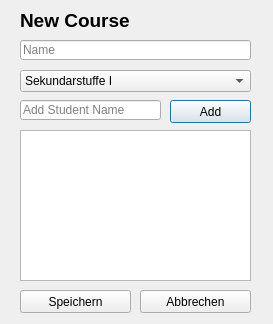
<?xml version="1.0" encoding="UTF-8"?>
<ui version="4.0">
 <class>new_course_dialog</class>
 <widget class="QDialog" name="new_course_dialog">
  <property name="geometry">
   <rect>
    <x>0</x>
    <y>0</y>
    <width>273</width>
    <height>324</height>
   </rect>
  </property>
  <property name="windowTitle">
   <string>Neuer Kurs</string>
  </property>
  <widget class="QLabel" name="label">
   <property name="geometry">
    <rect>
     <x>20</x>
     <y>10</y>
     <width>121</width>
     <height>21</height>
    </rect>
   </property>
   <property name="font">
    <font>
     <pointsize>14</pointsize>
     <weight>75</weight>
     <bold>true</bold>
    </font>
   </property>
   <property name="text">
    <string>New Course</string>
   </property>
  </widget>
  <widget class="QLineEdit" name="name_input">
   <property name="geometry">
    <rect>
     <x>20</x>
     <y>40</y>
     <width>231</width>
     <height>20</height>
    </rect>
   </property>
   <property name="placeholderText">
    <string>Name</string>
   </property>
  </widget>
  <widget class="QComboBox" name="sek_input">
   <property name="geometry">
    <rect>
     <x>20</x>
     <y>70</y>
     <width>231</width>
     <height>22</height>
    </rect>
   </property>
   <property name="editable">
    <bool>false</bool>
   </property>
   <property name="currentText">
    <string>Sekundarstuffe I</string>
   </property>
   <property name="currentIndex">
    <number>0</number>
   </property>
   <item>
    <property name="text">
     <string>Sekundarstuffe I</string>
    </property>
   </item>
   <item>
    <property name="text">
     <string>Sekundarstuffe II</string>
    </property>
   </item>
  </widget>
  <widget class="QLineEdit" name="add_student_input">
   <property name="geometry">
    <rect>
     <x>20</x>
     <y>100</y>
     <width>141</width>
     <height>20</height>
    </rect>
   </property>
   <property name="placeholderText">
    <string>Add Student Name</string>
   </property>
  </widget>
  <widget class="QPushButton" name="add_student_button">
   <property name="geometry">
    <rect>
     <x>170</x>
     <y>100</y>
     <width>81</width>
     <height>23</height>
    </rect>
   </property>
   <property name="text">
    <string>Add</string>
   </property>
  </widget>
  <widget class="QPlainTextEdit" name="students_textbox">
   <property name="geometry">
    <rect>
     <x>20</x>
     <y>130</y>
     <width>231</width>
     <height>151</height>
    </rect>
   </property>
   <property name="readOnly">
    <bool>true</bool>
   </property>
  </widget>
  <widget class="QPushButton" name="save_button">
   <property name="geometry">
    <rect>
     <x>20</x>
     <y>290</y>
     <width>111</width>
     <height>23</height>
    </rect>
   </property>
   <property name="text">
    <string>Speichern</string>
   </property>
  </widget>
  <widget class="QPushButton" name="exit_button">
   <property name="geometry">
    <rect>
     <x>140</x>
     <y>290</y>
     <width>111</width>
     <height>23</height>
    </rect>
   </property>
   <property name="text">
    <string>Abbrechen</string>
   </property>
  </widget>
 </widget>
 <resources/>
 <connections>
  <connection>
   <sender>exit_button</sender>
   <signal>clicked()</signal>
   <receiver>new_course_dialog</receiver>
   <slot>close()</slot>
   <hints>
    <hint type="sourcelabel">
     <x>195</x>
     <y>301</y>
    </hint>
    <hint type="destinationlabel">
     <x>136</x>
     <y>161</y>
    </hint>
   </hints>
  </connection>
 </connections>
</ui>
